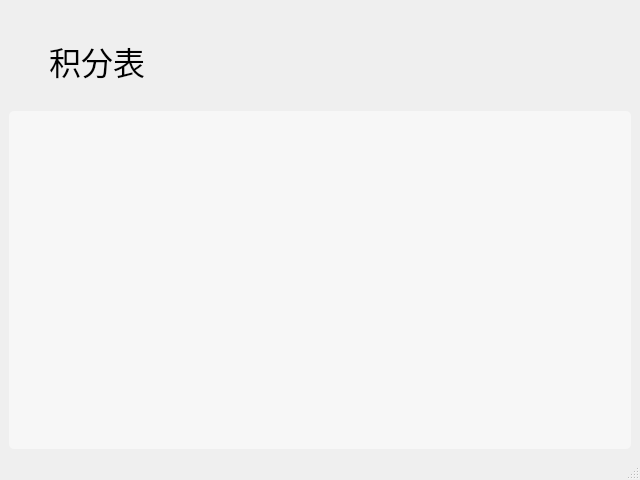
<?xml version="1.0" encoding="UTF-8"?>
<ui version="4.0">
 <class>ScoreRanking</class>
 <widget class="QMainWindow" name="ScoreRanking">
  <property name="geometry">
   <rect>
    <x>0</x>
    <y>0</y>
    <width>640</width>
    <height>480</height>
   </rect>
  </property>
  <property name="windowTitle">
   <string>MainWindow</string>
  </property>
  <property name="styleSheet">
   <string notr="true">QMainWindow
{
	border-image:url(:/window.png);
}</string>
  </property>
  <widget class="QWidget" name="centralwidget">
   <layout class="QVBoxLayout" name="verticalLayout">
    <item>
     <layout class="QHBoxLayout" name="horizontalLayout">
      <item>
       <spacer name="horizontalSpacer">
        <property name="orientation">
         <enum>Qt::Horizontal</enum>
        </property>
        <property name="sizeHint" stdset="0">
         <size>
          <width>40</width>
          <height>20</height>
         </size>
        </property>
       </spacer>
      </item>
      <item>
       <widget class="QPushButton" name="hideButton">
        <property name="sizePolicy">
         <sizepolicy hsizetype="Preferred" vsizetype="Preferred">
          <horstretch>0</horstretch>
          <verstretch>0</verstretch>
         </sizepolicy>
        </property>
        <property name="text">
         <string/>
        </property>
        <property name="icon">
         <iconset>
          <normaloff>:/zoom.png</normaloff>:/zoom.png</iconset>
        </property>
        <property name="iconSize">
         <size>
          <width>25</width>
          <height>25</height>
         </size>
        </property>
        <property name="flat">
         <bool>true</bool>
        </property>
       </widget>
      </item>
      <item>
       <spacer name="horizontalSpacer_2">
        <property name="orientation">
         <enum>Qt::Horizontal</enum>
        </property>
        <property name="sizeType">
         <enum>QSizePolicy::Fixed</enum>
        </property>
        <property name="sizeHint" stdset="0">
         <size>
          <width>15</width>
          <height>20</height>
         </size>
        </property>
       </spacer>
      </item>
      <item>
       <widget class="QPushButton" name="closeButton">
        <property name="sizePolicy">
         <sizepolicy hsizetype="Minimum" vsizetype="Minimum">
          <horstretch>0</horstretch>
          <verstretch>0</verstretch>
         </sizepolicy>
        </property>
        <property name="text">
         <string/>
        </property>
        <property name="icon">
         <iconset>
          <normaloff>:/close.png</normaloff>:/close.png</iconset>
        </property>
        <property name="iconSize">
         <size>
          <width>25</width>
          <height>25</height>
         </size>
        </property>
        <property name="flat">
         <bool>true</bool>
        </property>
       </widget>
      </item>
      <item>
       <spacer name="horizontalSpacer_3">
        <property name="orientation">
         <enum>Qt::Horizontal</enum>
        </property>
        <property name="sizeType">
         <enum>QSizePolicy::Fixed</enum>
        </property>
        <property name="sizeHint" stdset="0">
         <size>
          <width>10</width>
          <height>20</height>
         </size>
        </property>
       </spacer>
      </item>
     </layout>
    </item>
    <item>
     <layout class="QHBoxLayout" name="horizontalLayout_2" stretch="0,0,3">
      <property name="topMargin">
       <number>0</number>
      </property>
      <item>
       <spacer name="horizontalSpacer_5">
        <property name="orientation">
         <enum>Qt::Horizontal</enum>
        </property>
        <property name="sizeHint" stdset="0">
         <size>
          <width>40</width>
          <height>20</height>
         </size>
        </property>
       </spacer>
      </item>
      <item>
       <widget class="QLabel" name="label">
        <property name="font">
         <font>
          <pointsize>24</pointsize>
         </font>
        </property>
        <property name="text">
         <string>积分表</string>
        </property>
       </widget>
      </item>
      <item>
       <spacer name="horizontalSpacer_4">
        <property name="orientation">
         <enum>Qt::Horizontal</enum>
        </property>
        <property name="sizeHint" stdset="0">
         <size>
          <width>40</width>
          <height>20</height>
         </size>
        </property>
       </spacer>
      </item>
     </layout>
    </item>
    <item>
     <layout class="QVBoxLayout" name="verticalLayout_2">
      <property name="topMargin">
       <number>20</number>
      </property>
     </layout>
    </item>
    <item>
     <widget class="QTableWidget" name="nameTableWidget">
      <property name="styleSheet">
       <string notr="true">QTableWidget{
	border-radius:5px;
	background-color:rgba(255, 255,255,50%);
}</string>
      </property>
      <property name="editTriggers">
       <set>QAbstractItemView::NoEditTriggers</set>
      </property>
      <property name="dragDropOverwriteMode">
       <bool>false</bool>
      </property>
      <property name="selectionMode">
       <enum>QAbstractItemView::MultiSelection</enum>
      </property>
      <property name="selectionBehavior">
       <enum>QAbstractItemView::SelectRows</enum>
      </property>
      <property name="sortingEnabled">
       <bool>false</bool>
      </property>
      <attribute name="horizontalHeaderVisible">
       <bool>true</bool>
      </attribute>
      <attribute name="horizontalHeaderDefaultSectionSize">
       <number>200</number>
      </attribute>
      <attribute name="horizontalHeaderStretchLastSection">
       <bool>true</bool>
      </attribute>
      <attribute name="verticalHeaderVisible">
       <bool>false</bool>
      </attribute>
     </widget>
    </item>
   </layout>
  </widget>
  <widget class="QStatusBar" name="statusbar"/>
 </widget>
 <resources/>
 <connections>
  <connection>
   <sender>closeButton</sender>
   <signal>clicked()</signal>
   <receiver>ScoreRanking</receiver>
   <slot>close()</slot>
   <hints>
    <hint type="sourcelabel">
     <x>595</x>
     <y>26</y>
    </hint>
    <hint type="destinationlabel">
     <x>319</x>
     <y>239</y>
    </hint>
   </hints>
  </connection>
  <connection>
   <sender>hideButton</sender>
   <signal>clicked()</signal>
   <receiver>ScoreRanking</receiver>
   <slot>showMinimized()</slot>
   <hints>
    <hint type="sourcelabel">
     <x>531</x>
     <y>26</y>
    </hint>
    <hint type="destinationlabel">
     <x>319</x>
     <y>239</y>
    </hint>
   </hints>
  </connection>
 </connections>
</ui>
